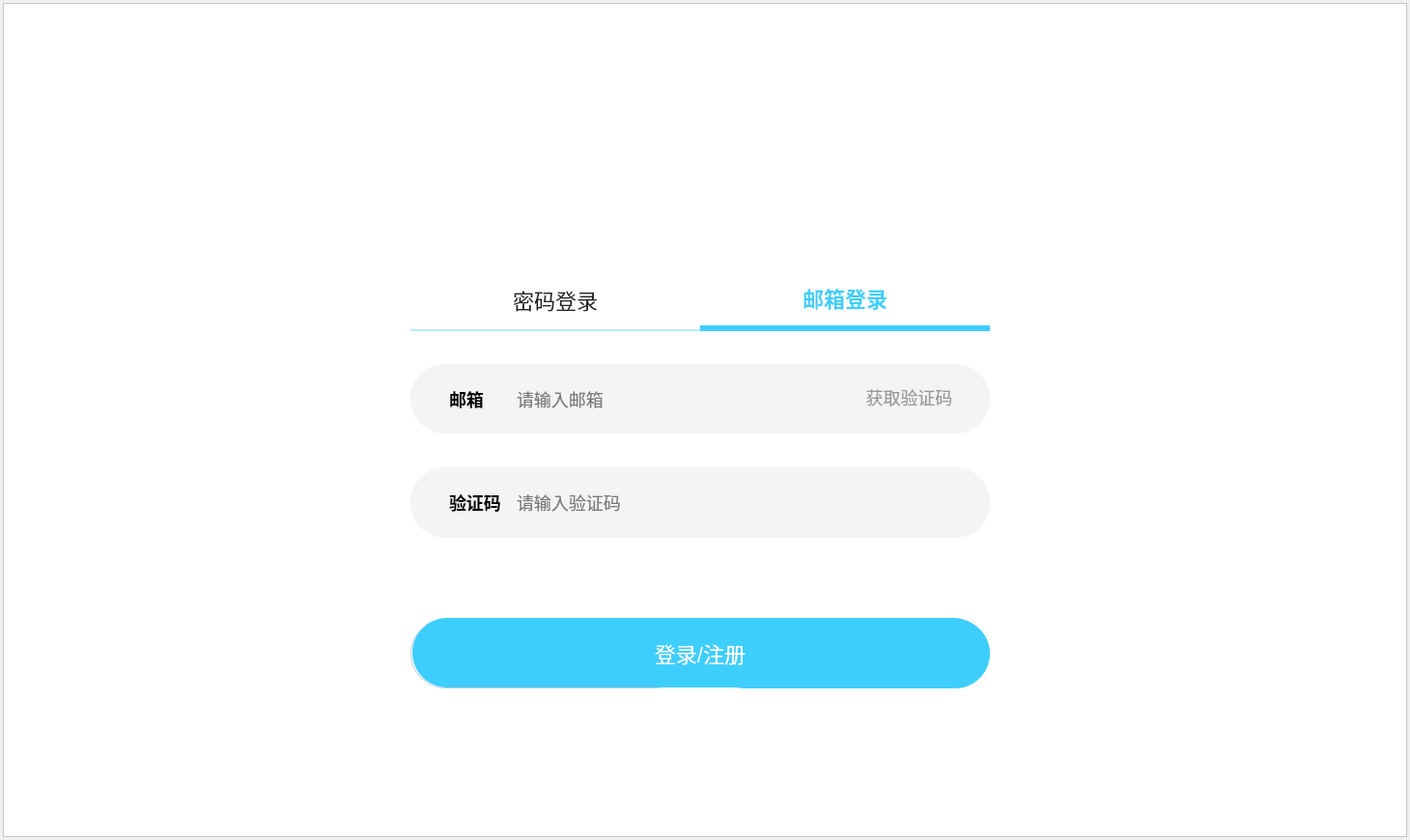
<?xml version="1.0" encoding="UTF-8"?>
<ui version="4.0">
 <class>Login</class>
 <widget class="QWidget" name="Login">
  <property name="geometry">
   <rect>
    <x>0</x>
    <y>0</y>
    <width>1460</width>
    <height>870</height>
   </rect>
  </property>
  <property name="windowTitle">
   <string>Form</string>
  </property>
  <layout class="QVBoxLayout" name="verticalLayout">
   <property name="spacing">
    <number>0</number>
   </property>
   <property name="leftMargin">
    <number>3</number>
   </property>
   <property name="topMargin">
    <number>3</number>
   </property>
   <property name="rightMargin">
    <number>3</number>
   </property>
   <property name="bottomMargin">
    <number>3</number>
   </property>
   <item>
    <widget class="QFrame" name="loginBg">
     <property name="styleSheet">
      <string notr="true">#loginBg{
    background-color : rgb(255, 255, 255);
}
</string>
     </property>
     <property name="frameShape">
      <enum>QFrame::Shape::StyledPanel</enum>
     </property>
     <property name="frameShadow">
      <enum>QFrame::Shadow::Raised</enum>
     </property>
     <layout class="QVBoxLayout" name="verticalLayout_2">
      <property name="spacing">
       <number>0</number>
      </property>
      <property name="leftMargin">
       <number>0</number>
      </property>
      <property name="topMargin">
       <number>0</number>
      </property>
      <property name="rightMargin">
       <number>0</number>
      </property>
      <property name="bottomMargin">
       <number>0</number>
      </property>
      <item>
       <widget class="QWidget" name="head" native="true">
        <property name="minimumSize">
         <size>
          <width>0</width>
          <height>68</height>
         </size>
        </property>
        <property name="maximumSize">
         <size>
          <width>16777215</width>
          <height>68</height>
         </size>
        </property>
        <property name="styleSheet">
         <string notr="true">QPushButton{
     border : none;
}</string>
        </property>
        <layout class="QHBoxLayout" name="horizontalLayout">
         <property name="spacing">
          <number>36</number>
         </property>
         <property name="leftMargin">
          <number>0</number>
         </property>
         <property name="topMargin">
          <number>0</number>
         </property>
         <property name="rightMargin">
          <number>36</number>
         </property>
         <property name="bottomMargin">
          <number>0</number>
         </property>
         <item>
          <spacer name="horizontalSpacer">
           <property name="orientation">
            <enum>Qt::Orientation::Horizontal</enum>
           </property>
           <property name="sizeHint" stdset="0">
            <size>
             <width>1291</width>
             <height>20</height>
            </size>
           </property>
          </spacer>
         </item>
         <item>
          <widget class="QPushButton" name="minBtn">
           <property name="maximumSize">
            <size>
             <width>20</width>
             <height>20</height>
            </size>
           </property>
           <property name="cursor">
            <cursorShape>PointingHandCursor</cursorShape>
           </property>
           <property name="styleSheet">
            <string notr="true">#minBtn{
     border-image : url(&quot;:/images/login/suoxiao.png&quot;);
}</string>
           </property>
           <property name="text">
            <string/>
           </property>
          </widget>
         </item>
         <item>
          <widget class="QPushButton" name="quitBtn">
           <property name="maximumSize">
            <size>
             <width>20</width>
             <height>20</height>
            </size>
           </property>
           <property name="cursor">
            <cursorShape>PointingHandCursor</cursorShape>
           </property>
           <property name="styleSheet">
            <string notr="true">#quitBtn{
     border-image : url(&quot;:/images/login/quxiao.png&quot;);
}</string>
           </property>
           <property name="text">
            <string/>
           </property>
          </widget>
         </item>
        </layout>
       </widget>
      </item>
      <item>
       <widget class="QWidget" name="body" native="true">
        <property name="styleSheet">
         <string notr="true"/>
        </property>
        <layout class="QHBoxLayout" name="horizontalLayout_2">
         <property name="spacing">
          <number>0</number>
         </property>
         <property name="leftMargin">
          <number>421</number>
         </property>
         <property name="topMargin">
          <number>0</number>
         </property>
         <property name="rightMargin">
          <number>421</number>
         </property>
         <property name="bottomMargin">
          <number>0</number>
         </property>
         <item>
          <widget class="QWidget" name="content" native="true">
           <property name="styleSheet">
            <string notr="true">*{
     font-family : 微软雅黑;
     font-size : 22px;
}</string>
           </property>
           <widget class="QLabel" name="logoLabel">
            <property name="geometry">
             <rect>
              <x>160</x>
              <y>60</y>
              <width>280</width>
              <height>78</height>
             </rect>
            </property>
            <property name="styleSheet">
             <string notr="true">#logoLabel{
    border-image : url(&quot;:/images/login/jianliushipin.png&quot;);
}</string>
            </property>
            <property name="text">
             <string/>
            </property>
           </widget>
           <widget class="QPushButton" name="passwordBtn">
            <property name="geometry">
             <rect>
              <x>0</x>
              <y>208</y>
              <width>300</width>
              <height>63</height>
             </rect>
            </property>
            <property name="styleSheet">
             <string notr="true">#passwordBtn{
    color : #222222;
    border : none;
    border-bottom : 2px solid #B5ECFF;
}</string>
            </property>
            <property name="text">
             <string>密码登录</string>
            </property>
           </widget>
           <widget class="QPushButton" name="emailBtn">
            <property name="geometry">
             <rect>
              <x>300</x>
              <y>208</y>
              <width>300</width>
              <height>63</height>
             </rect>
            </property>
            <property name="styleSheet">
             <string notr="true">#emailBtn{
    color : #3ECEFE;
    font-weight : bold;
    border : none;
    border-bottom : 6px solid #3ECEFE;
}</string>
            </property>
            <property name="text">
             <string>邮箱登录</string>
            </property>
           </widget>
           <widget class="QWidget" name="passwordWidget" native="true">
            <property name="geometry">
             <rect>
              <x>0</x>
              <y>270</y>
              <width>600</width>
              <height>374</height>
             </rect>
            </property>
            <property name="styleSheet">
             <string notr="true">QLabel{
    font-size : 18px;
    font-weight : bold;
}

QFrame{
     background-color : #F5F4F5;
     border-radius : 36px;
}

QLineEdit{
    font-size : 18px;
    border : none;
    background-color : #F5F4F5;
}</string>
            </property>
            <widget class="QFrame" name="accountBox">
             <property name="geometry">
              <rect>
               <x>0</x>
               <y>35</y>
               <width>600</width>
               <height>72</height>
              </rect>
             </property>
             <property name="styleSheet">
              <string notr="true"/>
             </property>
             <property name="frameShape">
              <enum>QFrame::Shape::StyledPanel</enum>
             </property>
             <property name="frameShadow">
              <enum>QFrame::Shadow::Raised</enum>
             </property>
             <widget class="QLabel" name="accountLabel">
              <property name="geometry">
               <rect>
                <x>40</x>
                <y>24</y>
                <width>36</width>
                <height>24</height>
               </rect>
              </property>
              <property name="text">
               <string>账号</string>
              </property>
             </widget>
             <widget class="QLineEdit" name="accountNum">
              <property name="geometry">
               <rect>
                <x>124</x>
                <y>20</y>
                <width>400</width>
                <height>25</height>
               </rect>
              </property>
              <property name="placeholderText">
               <string>请输入邮箱或用户昵称</string>
              </property>
             </widget>
            </widget>
            <widget class="QFrame" name="passwordBox">
             <property name="geometry">
              <rect>
               <x>0</x>
               <y>143</y>
               <width>600</width>
               <height>72</height>
              </rect>
             </property>
             <property name="styleSheet">
              <string notr="true"/>
             </property>
             <property name="frameShape">
              <enum>QFrame::Shape::StyledPanel</enum>
             </property>
             <property name="frameShadow">
              <enum>QFrame::Shadow::Raised</enum>
             </property>
             <widget class="QLineEdit" name="passwordNum">
              <property name="geometry">
               <rect>
                <x>124</x>
                <y>20</y>
                <width>400</width>
                <height>25</height>
               </rect>
              </property>
              <property name="echoMode">
               <enum>QLineEdit::EchoMode::Normal</enum>
              </property>
              <property name="placeholderText">
               <string>请输入密码</string>
              </property>
             </widget>
             <widget class="QLabel" name="passwordLabel">
              <property name="geometry">
               <rect>
                <x>40</x>
                <y>24</y>
                <width>36</width>
                <height>24</height>
               </rect>
              </property>
              <property name="text">
               <string>密码</string>
              </property>
             </widget>
            </widget>
            <widget class="QPushButton" name="loginNow">
             <property name="geometry">
              <rect>
               <x>310</x>
               <y>299</y>
               <width>290</width>
               <height>72</height>
              </rect>
             </property>
             <property name="styleSheet">
              <string notr="true">#loginNow{
    color : #FFFFFF;
    background-color : #3ECEFE;
    border-radius : 36px;
}</string>
             </property>
             <property name="text">
              <string>登录</string>
             </property>
            </widget>
            <widget class="QPushButton" name="registerNow">
             <property name="geometry">
              <rect>
               <x>0</x>
               <y>299</y>
               <width>290</width>
               <height>72</height>
              </rect>
             </property>
             <property name="styleSheet">
              <string notr="true">#registerNow{
    color : #222222;
    border-radius : 36px;
    border : 1px solid #C2C9D9;
}</string>
             </property>
             <property name="text">
              <string>立即注册</string>
             </property>
            </widget>
           </widget>
           <widget class="QWidget" name="emailWidget" native="true">
            <property name="geometry">
             <rect>
              <x>0</x>
              <y>270</y>
              <width>600</width>
              <height>374</height>
             </rect>
            </property>
            <property name="styleSheet">
             <string notr="true">QLabel{
     font-size : 18px;
     font-weight : bold;
}

QFrame{
     background-color : #F5F4F5;
     border-radius : 36px;
}

QLineEdit{
    border : none;
    font-size : 18px;
    background-color : #F5F4F5;
}</string>
            </property>
            <widget class="QFrame" name="phoneFrame">
             <property name="geometry">
              <rect>
               <x>0</x>
               <y>35</y>
               <width>600</width>
               <height>72</height>
              </rect>
             </property>
             <property name="styleSheet">
              <string notr="true"/>
             </property>
             <property name="frameShape">
              <enum>QFrame::Shape::StyledPanel</enum>
             </property>
             <property name="frameShadow">
              <enum>QFrame::Shadow::Raised</enum>
             </property>
             <widget class="QLabel" name="emailLabel">
              <property name="geometry">
               <rect>
                <x>40</x>
                <y>24</y>
                <width>40</width>
                <height>24</height>
               </rect>
              </property>
              <property name="text">
               <string>邮箱</string>
              </property>
             </widget>
             <widget class="QLineEdit" name="emailNum">
              <property name="geometry">
               <rect>
                <x>108</x>
                <y>24</y>
                <width>350</width>
                <height>24</height>
               </rect>
              </property>
              <property name="placeholderText">
               <string>请输入邮箱</string>
              </property>
             </widget>
             <widget class="QPushButton" name="authcodeBtn">
              <property name="geometry">
               <rect>
                <x>470</x>
                <y>20</y>
                <width>93</width>
                <height>28</height>
               </rect>
              </property>
              <property name="cursor">
               <cursorShape>PointingHandCursor</cursorShape>
              </property>
              <property name="styleSheet">
               <string notr="true">#authcodeBtn{
    color : #999999;
    font-size : 18px;
    border : none;
}</string>
              </property>
              <property name="text">
               <string>获取验证码</string>
              </property>
             </widget>
            </widget>
            <widget class="QFrame" name="authCodeFrame">
             <property name="geometry">
              <rect>
               <x>0</x>
               <y>142</y>
               <width>600</width>
               <height>72</height>
              </rect>
             </property>
             <property name="styleSheet">
              <string notr="true"/>
             </property>
             <property name="frameShape">
              <enum>QFrame::Shape::StyledPanel</enum>
             </property>
             <property name="frameShadow">
              <enum>QFrame::Shadow::Raised</enum>
             </property>
             <widget class="QLabel" name="authcodeLabel">
              <property name="geometry">
               <rect>
                <x>40</x>
                <y>24</y>
                <width>55</width>
                <height>24</height>
               </rect>
              </property>
              <property name="text">
               <string>验证码</string>
              </property>
             </widget>
             <widget class="QLineEdit" name="authcode">
              <property name="geometry">
               <rect>
                <x>108</x>
                <y>24</y>
                <width>350</width>
                <height>24</height>
               </rect>
              </property>
              <property name="placeholderText">
               <string>请输入验证码</string>
              </property>
             </widget>
            </widget>
            <widget class="QPushButton" name="loginOrRegister">
             <property name="geometry">
              <rect>
               <x>2</x>
               <y>298</y>
               <width>596</width>
               <height>72</height>
              </rect>
             </property>
             <property name="styleSheet">
              <string notr="true">#loginOrRegister{
    color : #FFFFFF;
    background-color : #3ECEFE;
    border-radius : 36px;
}</string>
             </property>
             <property name="text">
              <string>登录/注册</string>
             </property>
            </widget>
            <zorder>authCodeFrame</zorder>
            <zorder>loginOrRegister</zorder>
            <zorder>phoneFrame</zorder>
           </widget>
           <zorder>passwordWidget</zorder>
           <zorder>logoLabel</zorder>
           <zorder>passwordBtn</zorder>
           <zorder>emailBtn</zorder>
           <zorder>emailWidget</zorder>
          </widget>
         </item>
        </layout>
       </widget>
      </item>
     </layout>
    </widget>
   </item>
  </layout>
 </widget>
 <resources/>
 <connections/>
</ui>
